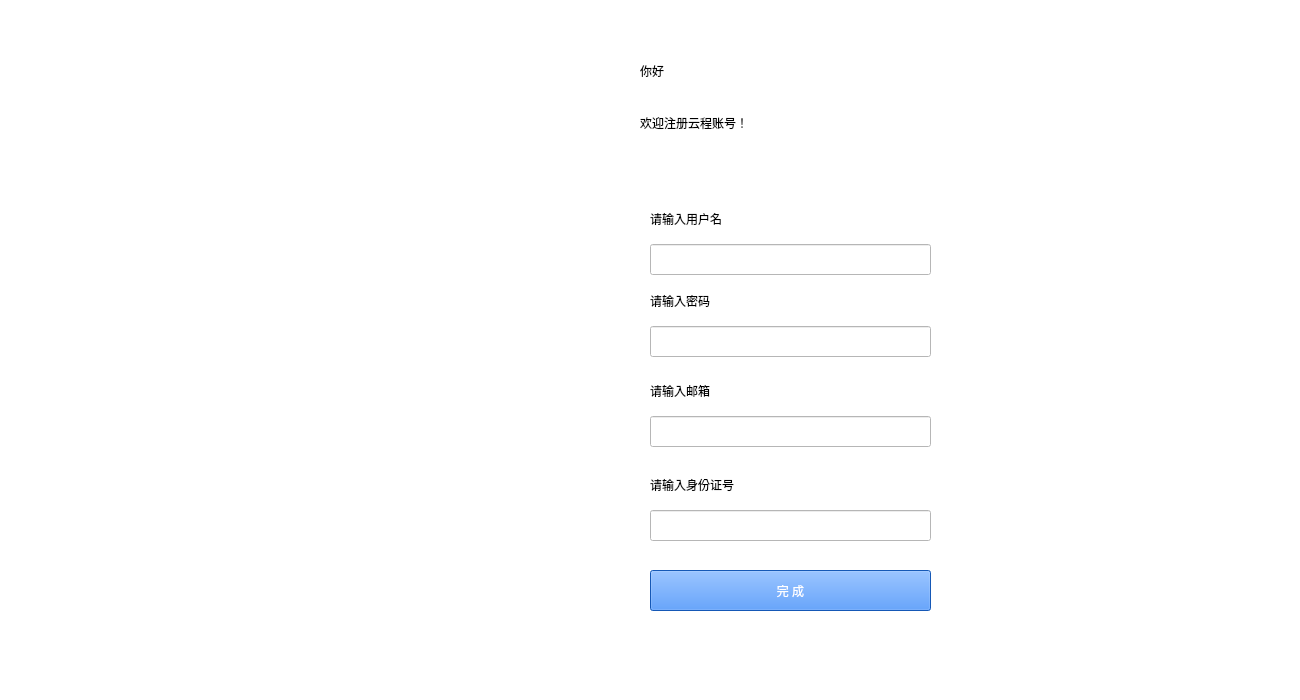
<?xml version="1.0" encoding="UTF-8"?>
<ui version="4.0">
 <class>registerWindow</class>
 <widget class="QMainWindow" name="registerWindow">
  <property name="geometry">
   <rect>
    <x>0</x>
    <y>0</y>
    <width>1300</width>
    <height>700</height>
   </rect>
  </property>
  <property name="windowTitle">
   <string>MainWindow</string>
  </property>
  <property name="styleSheet">
   <string notr="true">background-color: rgb(255, 255, 255);</string>
  </property>
  <widget class="QWidget" name="centralwidget">
   <widget class="QLabel" name="label_image">
    <property name="geometry">
     <rect>
      <x>-2</x>
      <y>-12</y>
      <width>391</width>
      <height>671</height>
     </rect>
    </property>
    <property name="text">
     <string/>
    </property>
   </widget>
   <widget class="QLabel" name="label_welcome1">
    <property name="geometry">
     <rect>
      <x>640</x>
      <y>50</y>
      <width>281</width>
      <height>41</height>
     </rect>
    </property>
    <property name="styleSheet">
     <string notr="true">font: 87 20pt &quot;Arial Black&quot;;</string>
    </property>
    <property name="text">
     <string>你好</string>
    </property>
   </widget>
   <widget class="QLabel" name="label_welcome2">
    <property name="geometry">
     <rect>
      <x>640</x>
      <y>102</y>
      <width>331</width>
      <height>41</height>
     </rect>
    </property>
    <property name="styleSheet">
     <string notr="true">font: 87 20pt &quot;Arial Black&quot;;</string>
    </property>
    <property name="text">
     <string>欢迎注册云程账号！</string>
    </property>
   </widget>
   <widget class="QLabel" name="label_usrName">
    <property name="geometry">
     <rect>
      <x>650</x>
      <y>208</y>
      <width>151</width>
      <height>21</height>
     </rect>
    </property>
    <property name="styleSheet">
     <string notr="true">font: 10pt &quot;Arial&quot;;</string>
    </property>
    <property name="text">
     <string>请输入用户名</string>
    </property>
   </widget>
   <widget class="QLineEdit" name="lineEdit_usrName">
    <property name="geometry">
     <rect>
      <x>650</x>
      <y>244</y>
      <width>281</width>
      <height>31</height>
     </rect>
    </property>
   </widget>
   <widget class="QLineEdit" name="lineEdit_pwd">
    <property name="geometry">
     <rect>
      <x>650</x>
      <y>326</y>
      <width>281</width>
      <height>31</height>
     </rect>
    </property>
   </widget>
   <widget class="QLabel" name="label_pwd">
    <property name="geometry">
     <rect>
      <x>650</x>
      <y>290</y>
      <width>121</width>
      <height>21</height>
     </rect>
    </property>
    <property name="styleSheet">
     <string notr="true">font: 10pt &quot;Arial&quot;;</string>
    </property>
    <property name="text">
     <string>请输入密码</string>
    </property>
   </widget>
   <widget class="QLineEdit" name="lineEdit_phone">
    <property name="geometry">
     <rect>
      <x>650</x>
      <y>416</y>
      <width>281</width>
      <height>31</height>
     </rect>
    </property>
   </widget>
   <widget class="QLabel" name="label_phone">
    <property name="geometry">
     <rect>
      <x>650</x>
      <y>380</y>
      <width>141</width>
      <height>21</height>
     </rect>
    </property>
    <property name="styleSheet">
     <string notr="true">font: 10pt &quot;Arial&quot;;</string>
    </property>
    <property name="text">
     <string>请输入邮箱</string>
    </property>
   </widget>
   <widget class="QLabel" name="label_id">
    <property name="geometry">
     <rect>
      <x>650</x>
      <y>474</y>
      <width>141</width>
      <height>21</height>
     </rect>
    </property>
    <property name="styleSheet">
     <string notr="true">font: 10pt &quot;Arial&quot;;</string>
    </property>
    <property name="text">
     <string>请输入身份证号</string>
    </property>
   </widget>
   <widget class="QLineEdit" name="lineEdit_id">
    <property name="geometry">
     <rect>
      <x>650</x>
      <y>510</y>
      <width>281</width>
      <height>31</height>
     </rect>
    </property>
   </widget>
   <widget class="QPushButton" name="pushButton_save">
    <property name="geometry">
     <rect>
      <x>650</x>
      <y>570</y>
      <width>281</width>
      <height>41</height>
     </rect>
    </property>
    <property name="styleSheet">
     <string notr="true">background-color: rgb(29, 123, 255);
color: rgb(255, 255, 255);
font: 25 9pt &quot;Bahnschrift Light&quot;;</string>
    </property>
    <property name="text">
     <string>完 成</string>
    </property>
   </widget>
  </widget>
  <widget class="QMenuBar" name="menubar">
   <property name="geometry">
    <rect>
     <x>0</x>
     <y>0</y>
     <width>1300</width>
     <height>18</height>
    </rect>
   </property>
  </widget>
  <widget class="QStatusBar" name="statusbar"/>
 </widget>
 <resources/>
 <connections/>
</ui>
